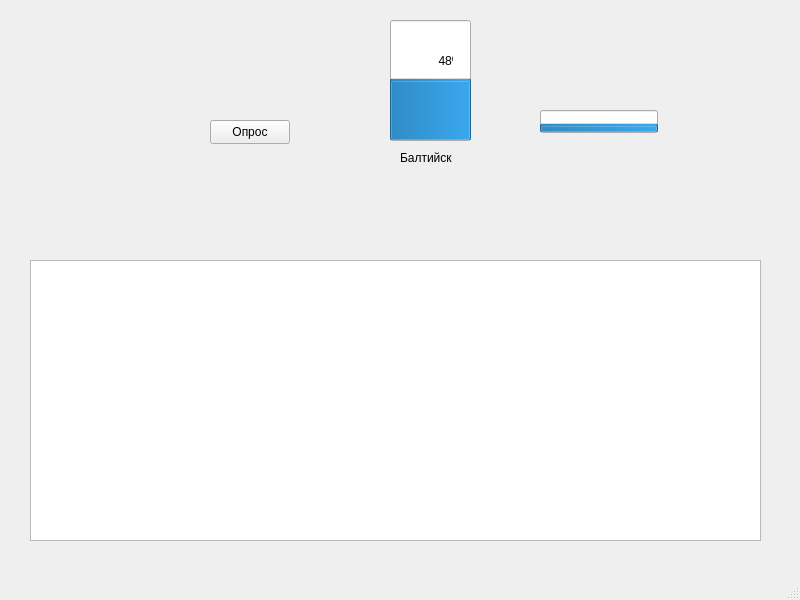
<?xml version="1.0" encoding="UTF-8"?>
<ui version="4.0">
 <class>MainWindow</class>
 <widget class="QMainWindow" name="MainWindow">
  <property name="geometry">
   <rect>
    <x>0</x>
    <y>0</y>
    <width>800</width>
    <height>600</height>
   </rect>
  </property>
  <property name="windowTitle">
   <string>MainWindow</string>
  </property>
  <widget class="QWidget" name="centralwidget">
   <widget class="QPushButton" name="bt_poll">
    <property name="geometry">
     <rect>
      <x>210</x>
      <y>120</y>
      <width>80</width>
      <height>24</height>
     </rect>
    </property>
    <property name="text">
     <string>Опрос</string>
    </property>
   </widget>
   <widget class="QTableWidget" name="meteo_table">
    <property name="geometry">
     <rect>
      <x>30</x>
      <y>260</y>
      <width>731</width>
      <height>281</height>
     </rect>
    </property>
   </widget>
   <widget class="QProgressBar" name="pb_baltiisk">
    <property name="geometry">
     <rect>
      <x>390</x>
      <y>20</y>
      <width>81</width>
      <height>121</height>
     </rect>
    </property>
    <property name="maximum">
     <number>50</number>
    </property>
    <property name="value">
     <number>24</number>
    </property>
    <property name="orientation">
     <enum>Qt::Orientation::Vertical</enum>
    </property>
   </widget>
   <widget class="QLabel" name="label">
    <property name="geometry">
     <rect>
      <x>400</x>
      <y>150</y>
      <width>61</width>
      <height>16</height>
     </rect>
    </property>
    <property name="text">
     <string>Балтийск</string>
    </property>
   </widget>
   <widget class="QProgressBar" name="progressBar">
    <property name="geometry">
     <rect>
      <x>540</x>
      <y>110</y>
      <width>118</width>
      <height>23</height>
     </rect>
    </property>
    <property name="value">
     <number>24</number>
    </property>
    <property name="textVisible">
     <bool>true</bool>
    </property>
    <property name="orientation">
     <enum>Qt::Orientation::Vertical</enum>
    </property>
   </widget>
  </widget>
  <widget class="QMenuBar" name="menubar">
   <property name="geometry">
    <rect>
     <x>0</x>
     <y>0</y>
     <width>800</width>
     <height>21</height>
    </rect>
   </property>
  </widget>
  <widget class="QStatusBar" name="statusbar"/>
 </widget>
 <resources/>
 <connections/>
</ui>
